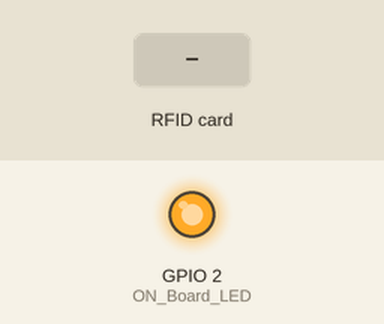
This sketch was run on a simulated ESP32. On the bench: output pins drawn as LEDs (lit = HIGH). The inputs (shaded band) are chosen by the test bench. WiFi joins after 1.5 s; servers stay silent unless stated; uploads are accepted with an empty reply; what the sketch prints to the serial monitor is not drawn.

Above: at 3.2 s.
3.3 s: RFID card 5E 7A 19 C4 held to the reader
At 4.2 s:
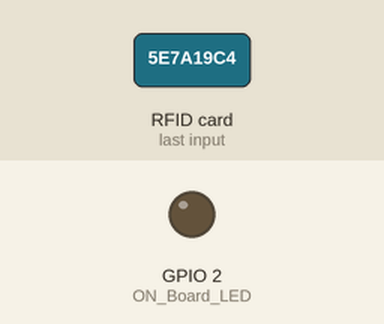
Timing chart, 0 to 6.3 s (numbered marks = the images above; inputs shaded):
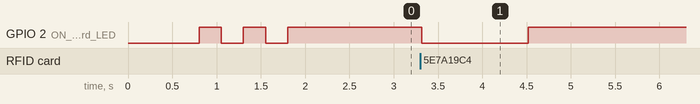

The sketch:

esp32-code.ino
```cpp
// Libraries
#include <WiFi.h>
#include <HTTPClient.h>
#include <SPI.h>
#include <MFRC522.h>

// Constants
#define SS_PIN 5  // Pin para SDA/SS
#define RST_PIN 22 // Pin para RST
MFRC522 mfrc522(SS_PIN, RST_PIN);  // Create MFRC522 instance.

#define ON_Board_LED 2  // Pin para el LED integrado

// SSID y contraseña de tu red WiFi
const char* ssid = "MotoE32";
const char* password = "mateowifi01";
const char* endpoint = "http://192.168.140.200:8000/api/rfid-tags";

// Variables
int readsuccess;
byte readcard[4];
char str[32] = "";
String StrUID;

// Setup
void setup() {
    Serial.begin(115200); // Inicializa la comunicación serial
    SPI.begin();          // Inicia el bus SPI
    mfrc522.PCD_Init();   // Inicializa el lector MFRC522

    delay(500);

    WiFi.begin(ssid, password); // Conecta al router WiFi
    Serial.println("");

    pinMode(ON_Board_LED, OUTPUT);
    digitalWrite(ON_Board_LED, HIGH); // Apaga el LED al inicio

    // Espera a que se conecte a WiFi
    Serial.print("Conectando");
    while (WiFi.status() != WL_CONNECTED) {
        Serial.print(".");
        digitalWrite(ON_Board_LED, LOW);
        delay(250);
        digitalWrite(ON_Board_LED, HIGH);
        delay(250);
    }
    digitalWrite(ON_Board_LED, HIGH); // Enciende el LED cuando esté conectado
    Serial.println("");
    Serial.print("Conectado a: ");
    Serial.println(ssid);
    Serial.print("Dirección IP: ");
    Serial.println(WiFi.localIP());

    Serial.println("Por favor, acerque una tarjeta o llavero para ver el UID!");
    Serial.println("");
}

// Loop
void loop() {
    readsuccess = getid();

    if (readsuccess) {
        digitalWrite(ON_Board_LED, LOW);
        HTTPClient http;  // Crea un objeto de clase HTTPClient

        String UIDresultSend, postData;
        UIDresultSend = StrUID;


        // Datos para enviar
        //postData = "{UIDresult:" + UIDresultSend;
        postData = "{\"UIDresult\": \"" + String(UIDresultSend) + "\"}";
        http.begin(endpoint);  // Especifica la URL de destino
        http.addHeader("Content-Type", "application/json"); // Establece el encabezado
        http.addHeader("Accept", "application/json");

        int httpCode = http.POST(postData); // Envía la solicitud
        String payload = http.getString();   // Obtiene la respuesta

        Serial.println(UIDresultSend);
        Serial.println(httpCode);   // Imprime el código de respuesta HTTP
        Serial.println(payload);     // Imprime el contenido de la respuesta

        http.end();  // Cierra la conexión
        delay(1000);
        digitalWrite(ON_Board_LED, HIGH);
    }
}

// Función para leer y obtener un UID de una tarjeta o llavero
int getid() {
    if (!mfrc522.PICC_IsNewCardPresent()) {
        return 0;
    }
    if (!mfrc522.PICC_ReadCardSerial()) {
        return 0;
    }

    Serial.print("EL UID DE LA TARJETA ESCANEADA ES: ");

    for (int i = 0; i < 4; i++) {
        readcard[i] = mfrc522.uid.uidByte[i]; // Almacena el UID
        array_to_string(readcard, 4, str);
        StrUID = str;
    }
    mfrc522.PICC_HaltA();
    return 1;
}

// Función para convertir un array de UID en un string
void array_to_string(byte array[], unsigned int len, char buffer[]) {
    for (unsigned int i = 0; i < len; i++) {
        byte nib1 = (array[i] >> 4) & 0x0F;
        byte nib2 = (array[i] >> 0) & 0x0F;
        buffer[i * 2 + 0] = nib1 < 0xA ? '0' + nib1 : 'A' + nib1 - 0xA;
        buffer[i * 2 + 1] = nib2 < 0xA ? '0' + nib2 : 'A' + nib2 - 0xA;
    }
    buffer[len * 2] = '\0';
}
```

Measured:
- after the input at 3.3 s, GPIO 2 (ON_Board_LED): HIGH → LOW at once, → HIGH 1.2 s later
